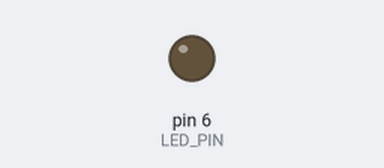
Recording of a sketch running on a simulated Arduino Uno, built with avr-gcc and run on an emulated ATmega328P. Shown: output pins drawn as LEDs (lit = HIGH).

Above: at 0.05 s.
At 1.5 s:
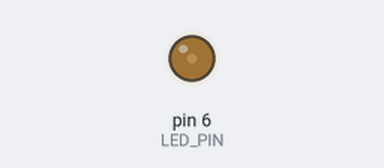
At 3.0 s:
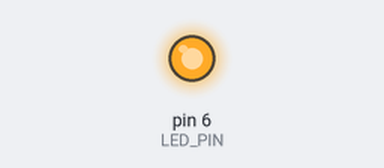
Timing chart, 0 to 6.9 s (numbered marks = the images above):
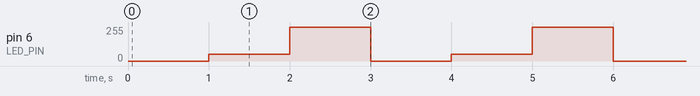

Measured:
- by itself, pin 6 (LED_PIN): repeats every 3.0 s: 255/255 1.0 s, 0/255 1.0 s, 50/255 1.0 s

The sketch:

one_led_pwm.ino
```cpp
const int LED_PIN = 6;

void setup() {
}

void loop() {
  analogWrite(LED_PIN, 0);
  delay(1000);
  analogWrite(LED_PIN, 50);
  delay(1000);
  analogWrite(LED_PIN, 255);
  delay(1000);
}
```
